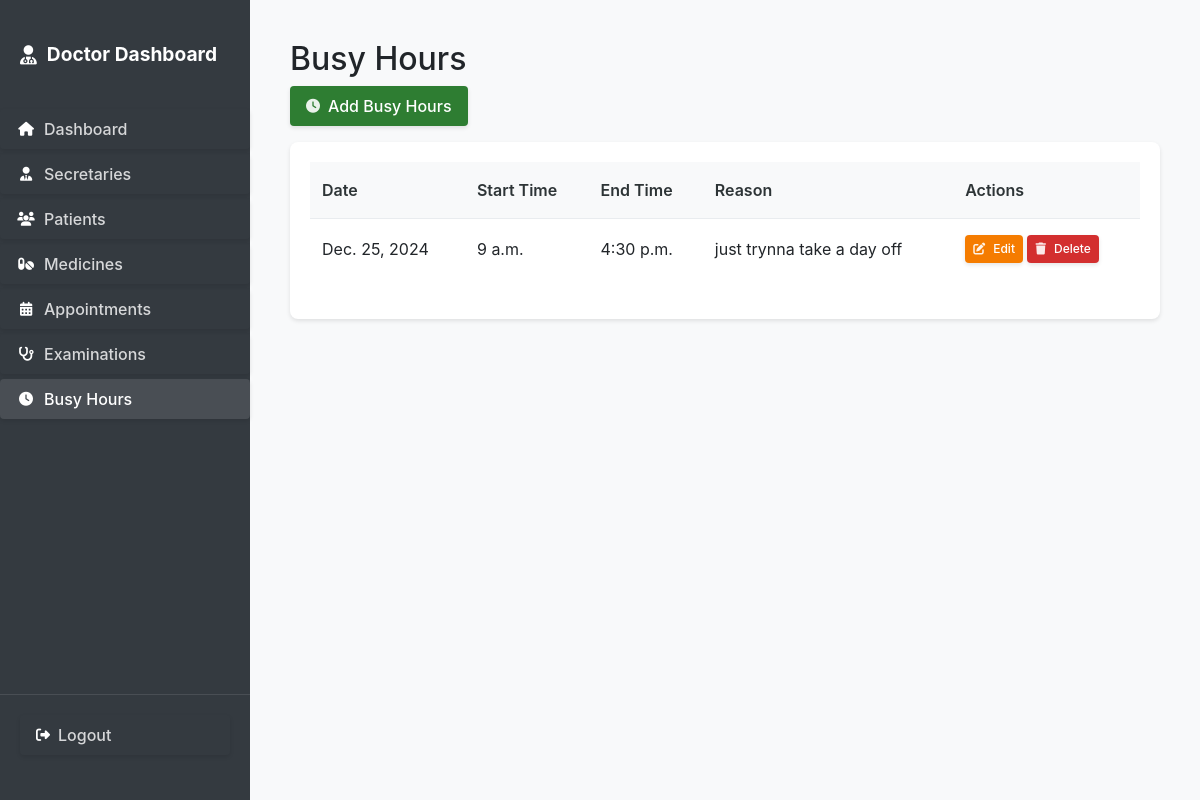
The page /doctor/busy-hours/ (signed in) on the database its author committed.
### secretary_dash/models.py (models this page shows, shortened)
class BusyHours(models.Model):
    date = models.DateField()
    start_time = models.TimeField()
    end_time = models.TimeField()
    reason = models.CharField(max_length=200)
    created_at = models.DateTimeField(auto_now_add=True)
    class Meta:
        verbose_name = "Busy Hours"
        verbose_name_plural = "Busy Hours"
        ordering = ['date', 'start_time']

### secretary_dash/views.py (the view)
# urls.py: path('doctor/busy-hours/', views.busy_hours_list, name='busy_hours_list'),
@login_required
@user_passes_test(is_doctor)
def busy_hours_list(request):
    busy_hours = BusyHours.objects.all().order_by('date', 'start_time')
    return render(request, 'secretary_dash/doctor/busy_hours_list.html', {'busy_hours': busy_hours})

### secretary_dash/auth.py (called while the page is built)
    def get_user(self, user_id):
        UserModel = get_user_model()
        try:
            return UserModel.objects.get(pk=user_id)
        except UserModel.DoesNotExist:
            return None

### secretary_dash/views.py (called while the page is built)
def is_doctor(user):
    return user.is_superuser

### templates/secretary_dash/doctor/busy_hours_list.html (shortened to what this page needs)
{% extends 'secretary_dash/common/table_base.html' %}
{% block page_title %}Busy Hours{% endblock %}
{% block header_actions %}
<a href="{% url 'secretary_dash:busy_hours_create' %}" class="btn btn-add">
    <i class="fas fa-clock"></i>
    <span>Add Busy Hours</span>
</a>
{% endblock %}
{% block table_content %}
{% if busy_hours %}
    <table>
        <thead>
            <tr>
                <th>Date</th>
                <th>Start Time</th>
                <th>End Time</th>
                <th>Reason</th>
                <th>Actions</th>
            </tr>
        </thead>
        <tbody>
            {% for busy in busy_hours %}
                <tr>
                    <td>{{ busy.date }}</td>
                    <td>{{ busy.start_time }}</td>
                    <td>{{ busy.end_time }}</td>
                    <td>{{ busy.reason|default:"-" }}</td>
                    <td class="actions">
                        <a href="{% url 'secretary_dash:busy_hours_edit' busy.id %}" class="btn btn-edit btn-sm">
                            <i class="fas fa-edit"></i>
                            <span>Edit</span>
                        </a>
                        <form method="post" action="{% url 'secretary_dash:busy_hours_delete' busy.id %}" style="display: inline;">
                            <button type="submit" class="btn btn-delete btn-sm" onclick="return confirm('Are you sure you want to delete these busy hours?');">
                                <i class="fas fa-trash"></i>
                                <span>Delete</span>
                            </button>
                        </form>
                    </td>
                </tr>
            {% endfor %}
        </tbody>
    </table>
{% else %}
    <div class="no-data">
        <i class="far fa-clock"></i>
        <p>No busy hours scheduled.</p>
    </div>
{% endif %}
{% endblock %}

### static/css/main.css (style rules this page uses)
body { margin: 0; padding: 0; font-family: -apple-system, BlinkMacSystemFont, "Segoe UI", Roboto, "Helvetica Neue", Arial, sans-serif; background-color: #f8f9fa; }
table { width: 100%; border-collapse: collapse; background-color: var(--white); }
table th, table td { padding: 0.75rem 1rem; text-align: left; border-bottom: 0.0625rem solid var(--border-color); }
table th { background-color: var(--light-bg); font-weight: 600; color: var(--text-color); }
table tr:last-child td { border-bottom: none; }
.table-container .btn-sm { padding: 0.25rem 0.5rem; font-size: 0.75rem; height: 1.75rem; }
.table-container .btn-sm i { font-size: 0.75rem; margin-right: 0.25rem; }
.btn-delete { background-color: #dc3545 !important; color: white !important; }
.btn { display: inline-flex !important; align-items: center !important; gap: 0.5rem !important; padding: 0.5rem 1rem !important; border-radius: 0.25rem !important; border: none !important; cursor: pointer !important; font-weight: 500 !important; transition: all 0.2s ease !important; text-decoration: none !important; box-shadow: 0 0.125rem 0.25rem rgba(0, 0, 0, 0.1) !important; }
.btn .fas, .btn .far, .btn .fab, .btn .fa { color: rgba(255, 255, 255, 0.9) !important; }
table { width: 100%; border-collapse: separate; border-spacing: 0; margin-bottom: 1.25rem; }
table th { background-color: #f8f9fa; color: #2d3436; font-weight: 600; padding: 1rem 0.75rem; text-align: left; border-bottom: 0.0625rem solid #e9ecef; white-space: nowrap; }
table td { padding: 1rem 0.75rem; border-bottom: 0.0625rem solid #e9ecef; vertical-align: middle; }
table tbody tr:last-child td { border-bottom: none; }
.table-container .btn-sm { padding: 0.25rem 0.5rem !important; font-size: 0.75rem !important; min-width: 2.5rem !important; height: 1.75rem !important; display: inline-flex !important; align-items: center !important; justify-content: center !important; gap: 0.25rem !important; margin: 0 !important; }
.table-container .btn-sm i { font-size: 0.75rem !important; margin-right: 0.25rem !important; }
.btn-edit { background-color: #f57c00 !important; color: white !important; }
.btn-add { background-color: #2e7d32 !important; color: white !important; }
.btn-delete { background-color: #d32f2f !important; color: white !important; }
.btn i { font-size: 0.875rem !important; }
.btn-sm { padding: 0.375rem 0.75rem !important; font-size: 0.875rem !important; min-width: 4rem !important; }
.btn-sm i { font-size: 0.875rem !important; margin-right: 0.25rem !important; }

### rows shown on the page
BusyHours: date "Dec. 25, 2024", start_time "9 a.m.", end_time "4:30 p.m.", reason "just trynna take a day off"
